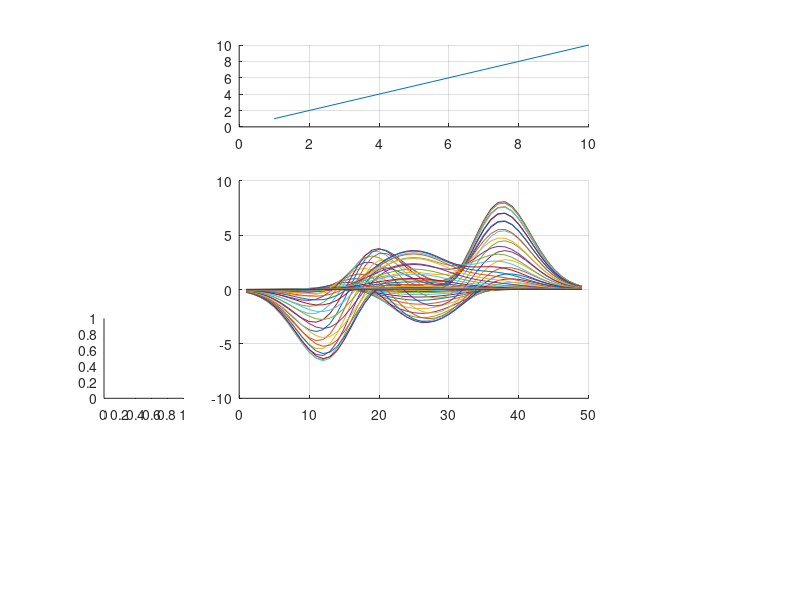

This figure's MATLAB source: (Note: this script raises an error after producing the figure.)
subplot(4,5,2:4)
plot(1:10);grid;box;
subplot(4,5,[7 8 9 12 13 14])
plot(peaks);grid;box;
subplot(4,5,11)
plot(membrane);grid;box;
subplot(4,5,16:20)
surf(membrane);